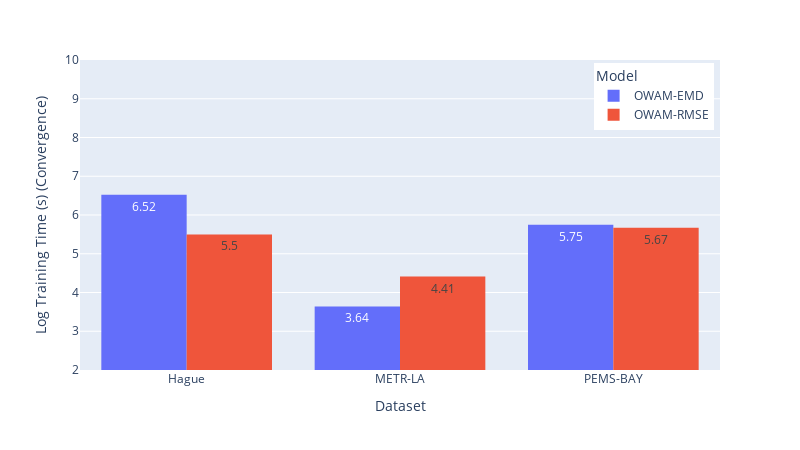

The cell this chart's notebook holds for it:
### Code cell
# time comparison of EMD vs PW-AE
sample_df = weighted_result_df
sample_df = sample_df[(sample_df['model_name'] == 'PW-AE-EMD') | (sample_df['model_name'] == 'PW-AE')]
# replace the PW-AE-EMD with OWAM-EMD and PW-AE with OWAM
sample_df['model_name'] = sample_df['model_name'].replace({'PW-AE-EMD': 'OWAM-EMD', 'PW-AE': 'OWAM-RMSE'})
sample_df = sample_df.rename(columns={'model_name': 'Model'})
sample_df = sample_df[((sample_df['threshold'] == '0.5') &  (sample_df['data_name'] == 'METR-LA')) | ((sample_df['threshold'] == '1.0') & (sample_df['data_name'] == 'Hague'))  |((sample_df['threshold'] == '0.1') & (sample_df['data_name'] == 'PEMS-BAY'))]
# Accuracy comparison of EMD vs PW-AE
fig = px.histogram(sample_df, x="data_name", y="log_train_time",
             color='Model', barmode='group', text_auto=True, height=450, width=800)
fig.update_yaxes(title='Log Training Time (s) (Convergence)', range=[2, 10])
fig.update_xaxes(title='Dataset')
fig.update_layout(legend=dict(
    yanchor="top",
    y=0.99,
    xanchor="right",
    x=0.99,
), legend_font=dict(size=12))
fig.show()
pio.write_image(fig, 'plots/emd_time.png',height=450, width = 800, scale=4)

### Figure 1 — Plotly figure (JSON) as saved in the notebook; plotly's stock layout.template omitted (floating-point values rounded to 4 significant figures)
{"data": [{"alignmentgroup": "True", "bingroup": "x", "histfunc": "sum", "hovertemplate": "Model=OWAM-EMD<br>data_name=%{x}<br>sum of log_train_time=%{y}<extra></extra>", "legendgroup": "OWAM-EMD", "marker": {"color": "#636efa", "pattern": {"shape": ""}}, "name": "OWAM-EMD", "offsetgroup": "OWAM-EMD", "orientation": "v", "showlegend": true, "texttemplate": "%{value}", "type": "histogram", "x": ["Hague", "METR-LA", "PEMS-BAY"], "xaxis": "x", "y": [6.52, 3.64, 5.75], "yaxis": "y"}, {"alignmentgroup": "True", "bingroup": "x", "histfunc": "sum", "hovertemplate": "Model=OWAM-RMSE<br>data_name=%{x}<br>sum of log_train_time=%{y}<extra></extra>", "legendgroup": "OWAM-RMSE", "marker": {"color": "#EF553B", "pattern": {"shape": ""}}, "name": "OWAM-RMSE", "offsetgroup": "OWAM-RMSE", "orientation": "v", "showlegend": true, "texttemplate": "%{value}", "type": "histogram", "x": ["Hague", "METR-LA", "PEMS-BAY"], "xaxis": "x", "y": [5.5, 4.41, 5.67], "yaxis": "y"}], "layout": {"barmode": "group", "height": 450, "legend": {"font": {"size": 12}, "title": {"text": "Model"}, "tracegroupgap": 0, "x": 0.99, "xanchor": "right", "y": 0.99, "yanchor": "top"}, "margin": {"t": 60}, "width": 800, "xaxis": {"anchor": "y", "domain": [0, 1], "title": {"text": "Dataset"}}, "yaxis": {"anchor": "x", "domain": [0, 1], "range": [2, 10], "title": {"text": "Log Training Time (s) (Convergence)"}}}}
